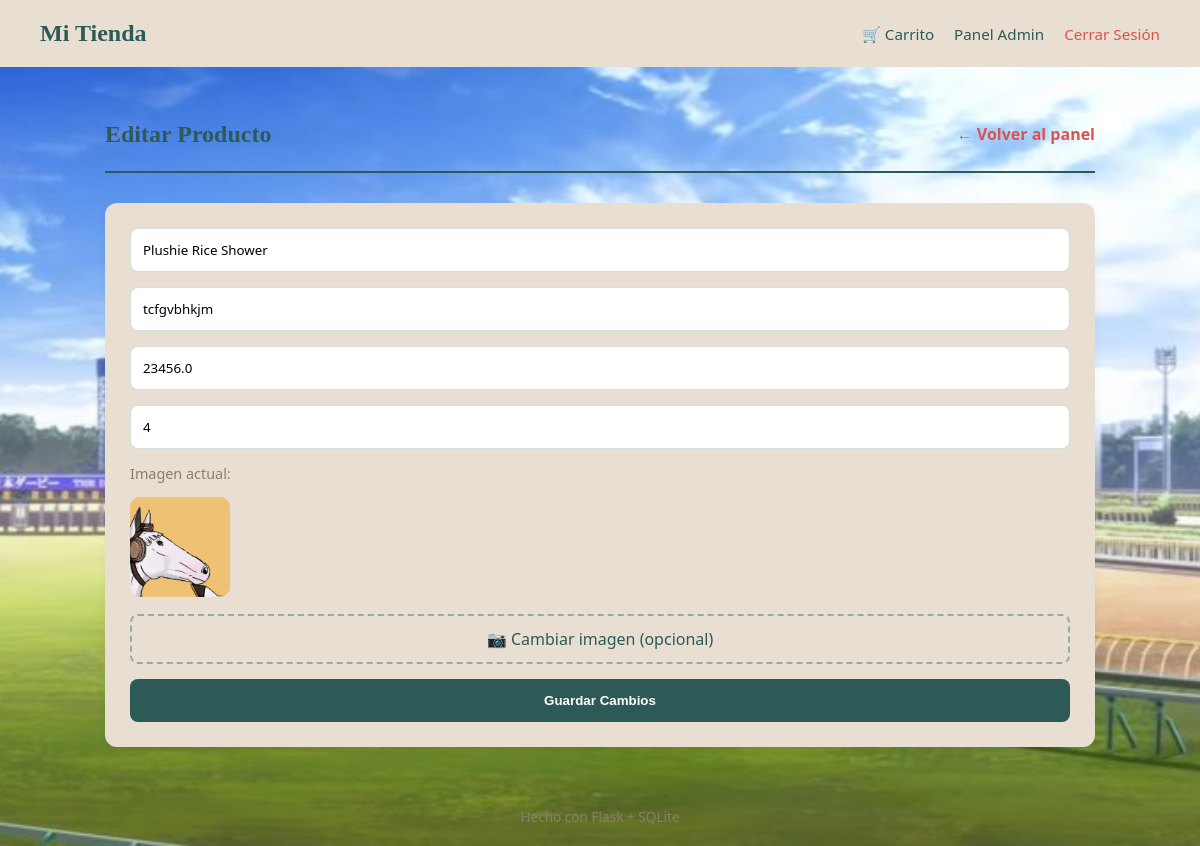
/admin/editar/4 (signed in), run on the app's committed database.
### tables this page shows
CREATE TABLE productos(
                    id INTEGER PRIMARY KEY AUTOINCREMENT,
                    nombre TEXT NOT NULL,
                    descripcion TEXT,
                    precio REAL NOT NULL CHECK(precio >= 0),
                    stock INTEGER NOT NULL DEFAULT 0 CHECK(stock >= 0),
                    imagen_url TEXT
                );

### app.py (the view, shortened to what this page needs)
@app.route("/admin/editar/<int:producto_id>", methods=["GET", "POST"])
def admin_editar_producto(producto_id):
    if session.get("rol") != "admin":
        return redirect(url_for("login"))
    p = db.obtener_producto(producto_id)
    if not p:
        flash("Producto no encontrado.")
        return redirect(url_for("admin_panel"))
    return render_template("admin_editar.html", p=p)

### tienda_db.py (called while the page is built)
    def obtener_producto(self, producto_id):
        try:
            self.cursor.execute("SELECT * FROM productos WHERE id=?;", (producto_id,))
            return self.cursor.fetchone()
        except Error as e:
            print(f"[DB] Error obteniendo producto: {e}")
            return None

### templates/admin_editar.html (shortened to what this page needs)
{% extends "base.html" %}
{% block content %}
<div class="admin-container">
  <div class="admin-header">
    <h2>Editar Producto</h2>
    <p><a href="{{ url_for('admin_panel') }}">← Volver al panel</a></p>
  </div>
  <form action="{{ url_for('admin_editar_producto', producto_id=p.id) }}" method="POST" enctype="multipart/form-data">
    <input type="text" name="nombre" value="{{ p.nombre }}" placeholder="Nombre del producto" required>
    <input type="text" name="descripcion" value="{{ p.descripcion or '' }}" placeholder="Descripción">
    <input type="number" name="precio" step="0.01" value="{{ p.precio }}" placeholder="Precio" required>
    <input type="number" name="stock" value="{{ p.stock }}" placeholder="Stock" required>
    {% if p.imagen_url %}
      <div style="margin-bottom:12px;">
        <p style="font-size:0.9em; color:#8a7e72;">Imagen actual:</p>
        <img src="{{ p.imagen_url }}" alt="{{ p.nombre }}" style="width:100px; height:100px; object-fit:cover; border-radius:10px;">
      </div>
    {% endif %}
    <label class="file-label">
      📷 Cambiar imagen (opcional)
    </label>
    <button type="submit">Guardar Cambios</button>
  </form>
</div>
{% endblock %}

### static/styles.css (style rules this page uses)
body { margin: 0; background-color: #f5efe6; background-image: url("/static/img/fondo.png"); background-size: cover; background-position: center top; background-attachment: fixed; color: #2d5a56; font-family: system-ui, Arial, sans-serif; }
h1, h2, h3 { font-family: "Georgia", serif; color: #2d5a56; }
a { color: #2d5a56; text-decoration: none; }
.admin-container { width: 90%; max-width: 1000px; margin: 40px auto; font-family: system-ui, Arial, sans-serif; color: #2d5a56; }
.admin-header { display: flex; justify-content: space-between; align-items: center; border-bottom: 2px solid #2d5a56; margin-bottom: 30px; padding-bottom: 10px; }
.admin-header h2 { font-family: "Georgia", serif; margin: 0; }
.admin-header a { color: #d9534f; text-decoration: none; font-weight: bold; }
.admin-container form { background: #e8ded1; padding: 25px; border-radius: 12px; margin-bottom: 40px; box-shadow: 0 4px 10px rgba(0, 0, 0, 0.05); }
.admin-container form input { width: 100%; padding: 12px; margin-bottom: 15px; border: 1px solid rgba(45, 90, 86, 0.2); border-radius: 8px; display: block; box-sizing: border-box; font-family: system-ui, Arial, sans-serif; }
.admin-container form button { width: 100%; background: #2d5a56; color: white; padding: 14px; border: none; border-radius: 8px; font-weight: bold; cursor: pointer; transition: opacity 0.3s ease; }
.file-label { display: block; width: 100%; padding: 12px; margin-bottom: 15px; border: 2px dashed rgba(45, 90, 86, 0.4); border-radius: 8px; text-align: center; cursor: pointer; color: #2d5a56; font-family: system-ui, Arial, sans-serif; box-sizing: border-box; transition: border-color 0.3s ease; }

### data on the page
productos: nombre "Plushie Rice Shower", descripcion "tcfgvbhkjm", precio "23456.0", stock "4", imagen_url (picture)
